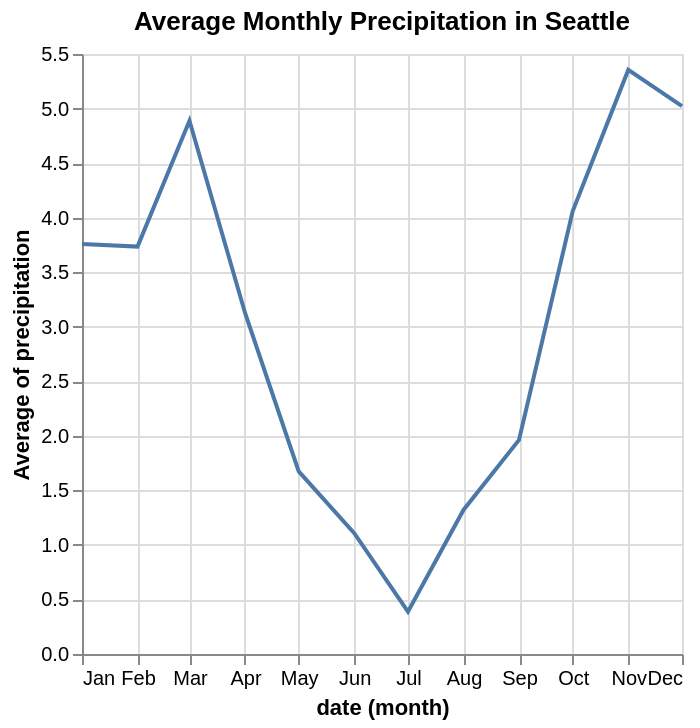

Notebook source saved alongside this figure:
### Code cell
val linePlot = VegaPlot.fromResource("line.vl.json")
linePlot.plot(
  _.title := "Average Monthly Precipitation in Seattle",
  _.data.values := data.asJson,
  _.encoding.x.field := "date",
  _.encoding.x.timeUnit := "month",
  _.encoding.y.field := "precipitation",
)

### Figure 1 — Vega-Lite specification as saved in the notebook (floating-point values rounded to 4 significant figures; data arrays with more than 128 entries replaced by an {"elided": "..."} marker saying what was removed)
{"$schema": "https://vega.github.io/schema/vega-lite/v6.1.0.json", "config": {"view": {"continuousHeight": 300, "continuousWidth": 300}}, "data": {"values": {"elided": "1461 records"}}, "encoding": {"x": {"field": "date", "timeUnit": "month", "type": "temporal"}, "y": {"aggregate": "average", "field": "precipitation", "type": "quantitative"}}, "mark": {"type": "line"}, "title": "Average Monthly Precipitation in Seattle"}
